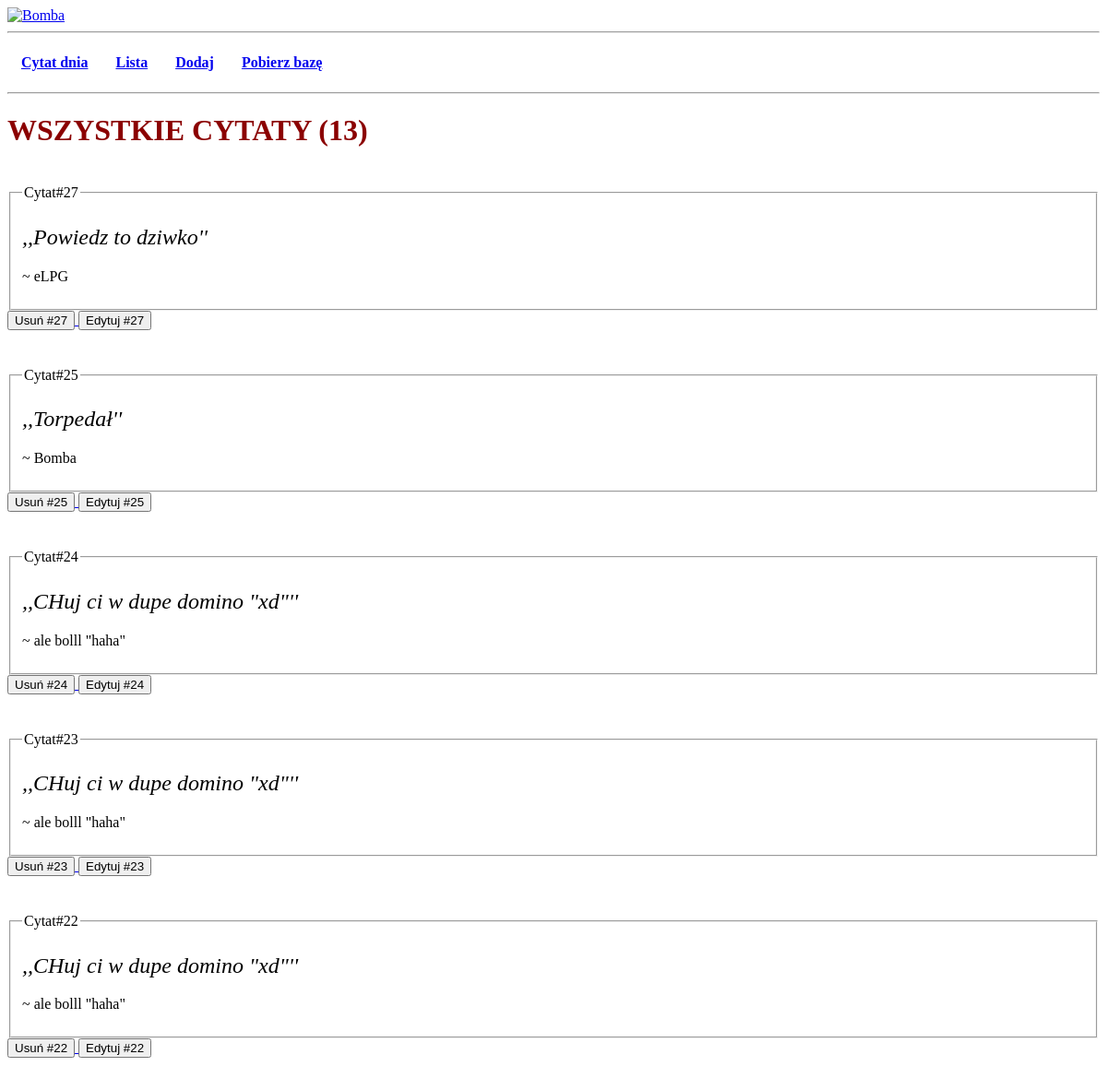
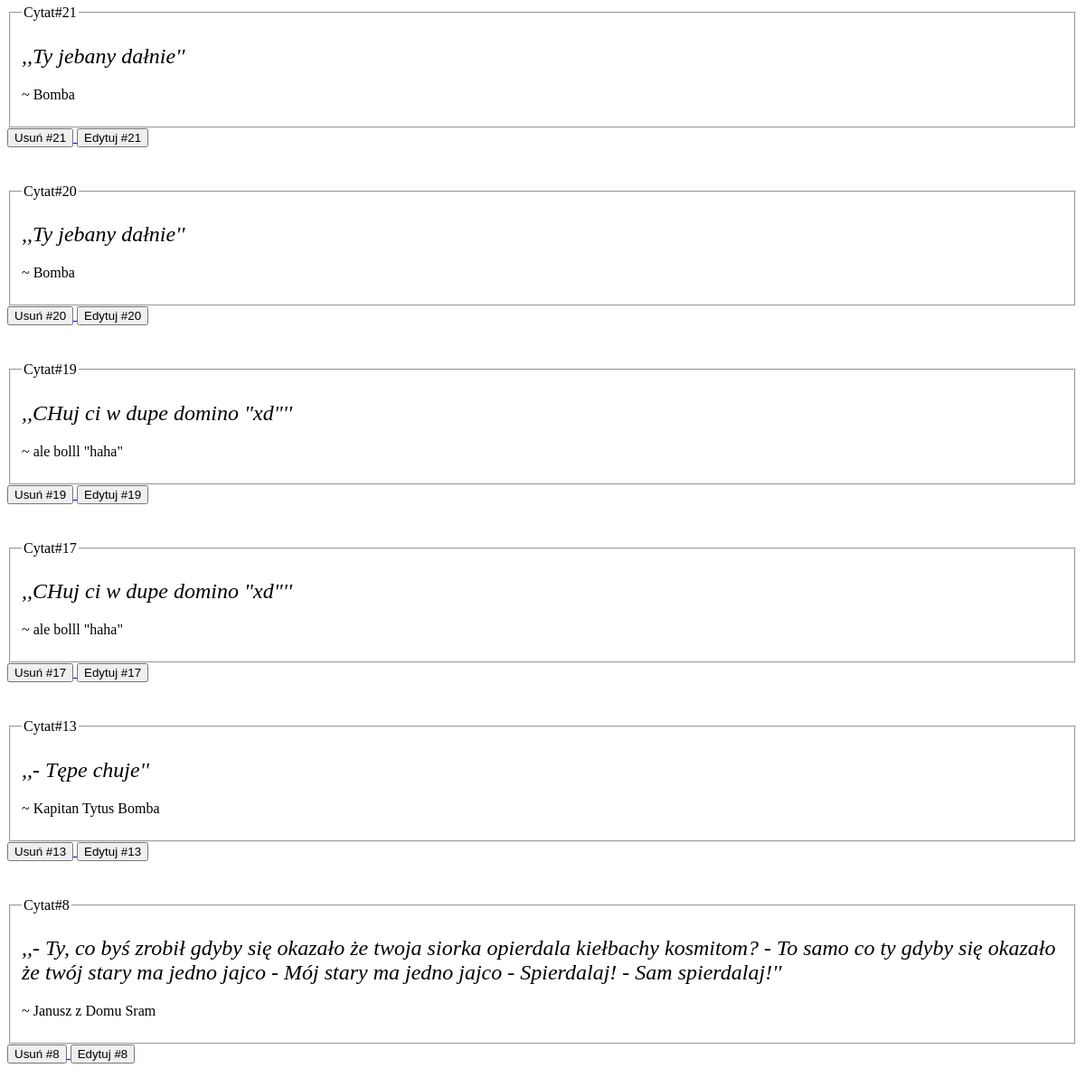
Before: /?action=list (upper part) with the older database file (2 pictures, top to bottom).
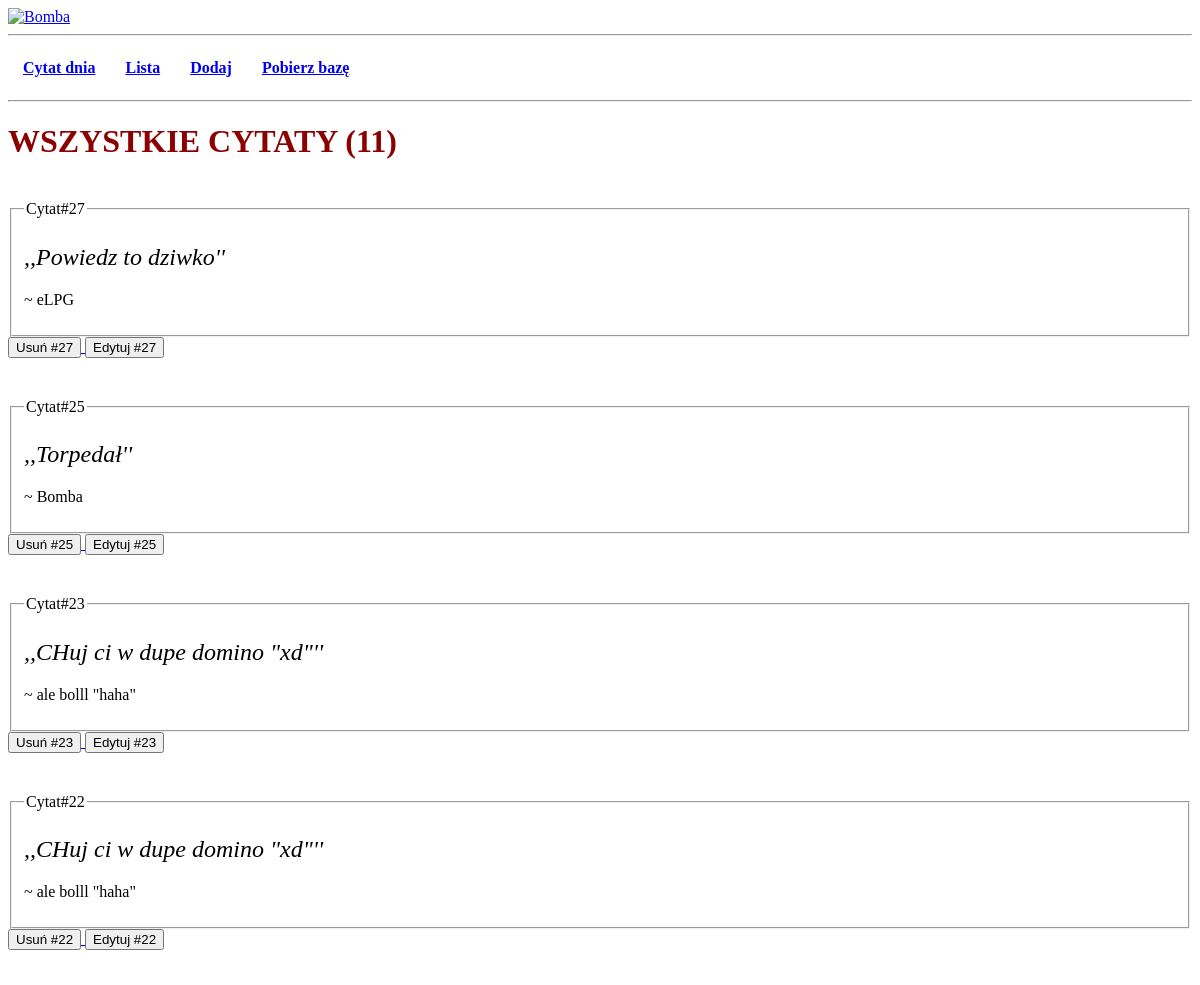
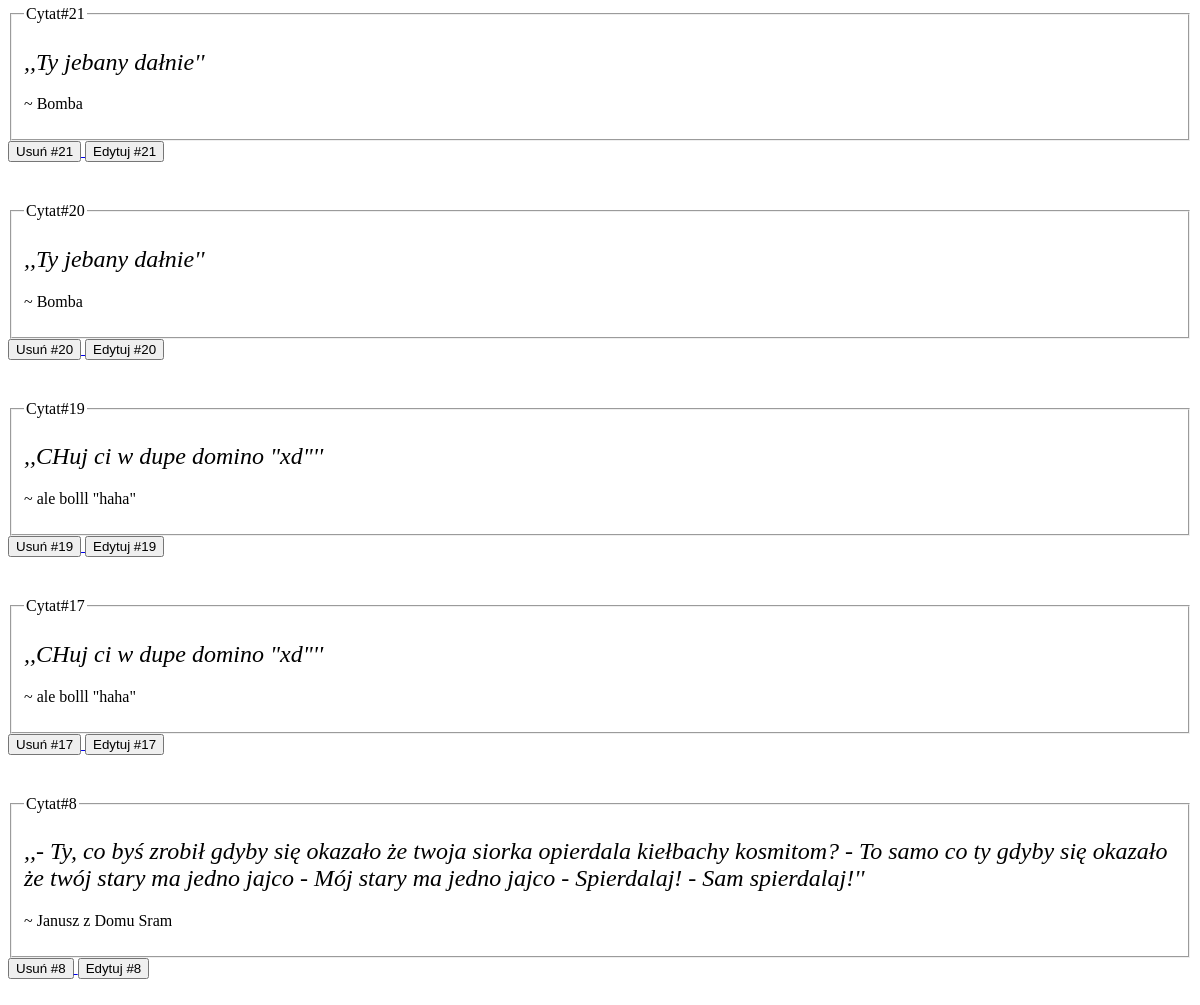
After: the same page with the newer database file (2 pictures, top to bottom).
### tables this page shows
CREATE TABLE 'cytaty' ('id' INTEGER PRIMARY KEY AUTOINCREMENT NOT NULL, 'cytat' TEXT, 'autor' TEXT);

### index.php (called while the page is built, shortened)
<?php
$Page = new PageController();
$Page->include_html("__head");
$Page->include_html("__nav");
$Page->Start();
$Page->include_html("__footer");
?>

### src/class/DataController.php (called while the page is built, shortened)
<?php
class DataController
{
    public static function fetchGET($GET)
    {
        return isset($_GET[$GET]) ? $_GET[$GET] : null;
    }
}

### src/class/App.php (called while the page is built, shortened)
<?php
class App
{
    private $CYTATY;
    private $COUNT_CYTATY;
    public function __construct()
    {
        $this->dbquery = new DataBaseQuery();
        $this->CYTATY = $this->dbquery->SelectCytaty();
        $this->COUNT_CYTATY = $this->dbquery->CountCytaty();
    }
    public  function PageList()
    {
        HtmlTemplate::PrimaryHeader("WSZYSTKIE CYTATY ($this->COUNT_CYTATY)");
        Views::DisplayCytaty($this->CYTATY);
    }
}
?>

### src/class/Database.php (called while the page is built, shortened)
<?php
class Database
{
    private $db;
    public function connect() {
        $this->db = new \SQLite3(DATABASE);
    }
    public function query($sql) {
        $result = $this->db->query($sql);
        return $result;
    }
}

### src/class/DatabaseQuery.php (called while the page is built, shortened)
<?php
class DatabaseQuery
{
    private $db;
    public function __construct()
    {
        $this->db = new Database();
    }
    public function SelectCytaty(): object
    {
        $sql = <<<SQL
        SELECT * FROM "cytaty"
        ORDER BY "id" DESC
        SQL;
        return $this->db->query($sql);
    }
}

### src/class/HtmlTemplate.php (the view, shortened to what this page needs)
<?php
class HtmlTemplate
{
    public static function PrimaryHeader($desc)
    {
        echo <<<HTML
        <h1>$desc</h1>
        HTML;
    }
    public static function Cytat($row)
    {
        echo <<<HTML
        <div class="cytat_bomba" id="{$row['id']}">
            <fieldset>
                <legend>Cytat#{$row["id"]}</legend>
                <h2>,,{$row["cytat"]}''</h2>
                <p>~ {$row["autor"]}</p>
            </fieldset>
        </div>
        HTML;
    }
    public static function OptionCytat($id)
    {
        echo <<<HTML
        <a href="?action=delete&id=$id">
            <button>Usuń #$id </button>
        </a>
        <a href="?action=update__form&id=$id">
            <button>Edytuj #$id </button>
        </a>
        <br>
        HTML;
    }
}

### src/public/__head.php (shortened to what this page needs)
<?php
$WATER_CSS = "https://cdn.jsdelivr.net/npm/water.css@2/out/light.css";
?>
<!DOCTYPE html>
<html lang="pl">
<head>
    <link rel="stylesheet" href="<?php echo $WATER_CSS; ?>">
</head>
<body>

### src/public/__nav.php
<a href="?home">
        <img src="https://www.kapitanbomba.pl/wp-content/uploads/2022/04/logo-kapitan-bomba-lite.svg" alt="Bomba" width="200px">
    </a>
    <hr>
    <div class="menu">
        <div class="menu__item">
            <a href="?action=home"><p>Cytat dnia</p></a>
        </div>
        <div class="menu__item">
            <a href="?action=list"><p>Lista</p></a>
        </div>
        <div class="menu__item">
            <a href="?action=add__form"><p>Dodaj</p></a>
        </div>
        <div class="menu__item">
            <a href="database/base.db"><p>Pobierz bazę</p></a>
        </div>
    </div>
<hr>

### src/class/PageController.php (shortened to what this page needs)
<?php
class PageController extends App
{
    public function Start()
    {
        $page = DataController::fetchGET('action');
        switch($page)
        {
            case 'list':
                $this->PageList();
                break;
        }
    }
    public function include_html($file)
    {
        include_once "./src/public/$file.php";
    }
}

### src/class/Views.php (shortened to what this page needs)
<?php
class Views
{
    public static function DisplayCytaty($result)
    {
        while($row = $result->fetchArray())
        {
            HtmlTemplate::Cytat($row);
            HtmlTemplate::OptionCytat($row['id']);
        }
    }
}

### src/public/__footer.php (shortened to what this page needs)
</body>
</html>

Changed rows visible on the page:
removed cytaty: id "24", cytat "CHuj ci w dupe domino \"xd\"", autor "ale bolll \"haha\""
removed cytaty: id "13", cytat "- Tępe chuje", autor "Kapitan Tytus Bomba"
Other visible differences:
$desc: "WSZYSTKIE CYTATY (13)" → "WSZYSTKIE CYTATY (11)"
